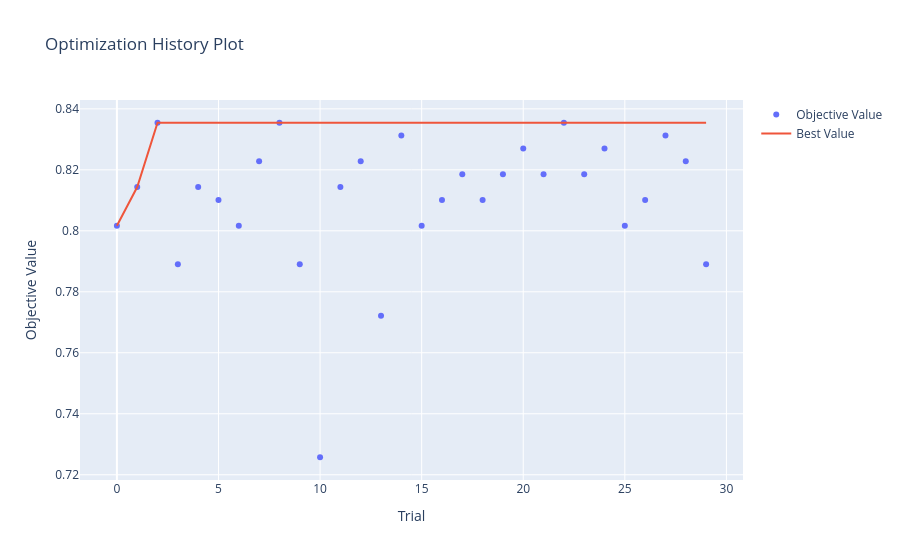

The code cell stored with this chart in its notebook:
### Code cell
plot_optimization_history(study_log)

### Figure 1 — Plotly figure (JSON) as saved in the notebook; plotly's stock layout.template omitted (floating-point values rounded to 4 significant figures)
{"data": [{"mode": "markers", "name": "Objective Value", "type": "scatter", "x": [0, 1, 2, 3, 4, 5, 6, 7, 8, 9, 10, 11, 12, 13, 14, 15, 16, 17, 18, 19, 20, 21, 22, 23, 24, 25, 26, 27, 28, 29], "y": [0.8017, 0.8143, 0.8354, 0.789, 0.8143, 0.8101, 0.8017, 0.8228, 0.8354, 0.789, 0.7257, 0.8143, 0.8228, 0.7722, 0.8312, 0.8017, 0.8101, 0.8186, 0.8101, 0.8186, 0.827, 0.8186, 0.8354, 0.8186, 0.827, 0.8017, 0.8101, 0.8312, 0.8228, 0.789]}, {"mode": "lines", "name": "Best Value", "type": "scatter", "x": [0, 1, 2, 3, 4, 5, 6, 7, 8, 9, 10, 11, 12, 13, 14, 15, 16, 17, 18, 19, 20, 21, 22, 23, 24, 25, 26, 27, 28, 29], "y": [0.8017, 0.8143, 0.8354, 0.8354, 0.8354, 0.8354, 0.8354, 0.8354, 0.8354, 0.8354, 0.8354, 0.8354, 0.8354, 0.8354, 0.8354, 0.8354, 0.8354, 0.8354, 0.8354, 0.8354, 0.8354, 0.8354, 0.8354, 0.8354, 0.8354, 0.8354, 0.8354, 0.8354, 0.8354, 0.8354]}, {"marker": {"color": "#cccccc"}, "mode": "markers", "name": "Infeasible Trial", "showlegend": false, "type": "scatter", "x": [], "y": []}], "layout": {"title": {"text": "Optimization History Plot"}, "xaxis": {"title": {"text": "Trial"}}, "yaxis": {"title": {"text": "Objective Value"}}}}
